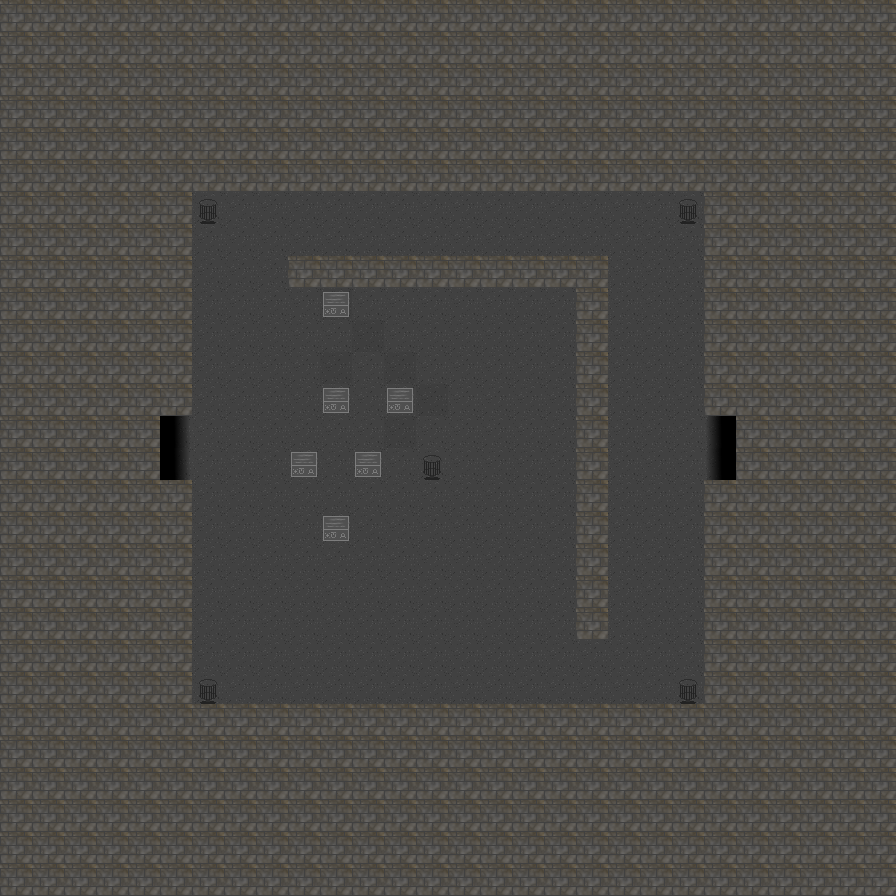

Tiled map render using the project's own tile images. Description and the map definition, with tile-layer contents summarised, below:
An orthogonal 28x28 tile map with 32x32 px tiles, 7 tile layers (floor, walls, moveable blocks, doors, ...) and 72 objects (2x plate3_release4, to room 1, to room 3, plate1_2, plate2_2, ...).

<map version="1.0" orientation="orthogonal" width="28" height="28" tilewidth="32" tileheight="32">
 <properties>
  <property name="AmbientLight" value="0" />
  <property name="LightColor" value="210,120,20,0.5" />
  <property name="StartX" value="7" />
  <property name="StartY" value="7" />
  <property name="TileHeight" value="32" />
  <property name="TileWidth" value="32" />
 </properties>
 <tileset firstgid="1" name="Cavetileset" tilewidth="32" tileheight="32" spacing="2">
  <image source="Cavetileset.png" width="203" height="373" />
 </tileset>
 <layer name="floor" width="28" height="28">
  <properties>
   <property name="collide" value="false" />
  </properties>
  <data>[784 cells, 784 non-empty, 2 distinct tile ids]</data>
 </layer>
 <layer name="walls" width="28" height="28">
  <properties>
   <property name="collide" value="true" />
  </properties>
  <data>[784 cells, 545 non-empty, 1 distinct tile ids]</data>
 </layer>
 <layer name="moveable blocks" width="28" height="28">
  <properties>
   <property name="collide" value="true" />
   <property name="moveable" value="true" />
  </properties>
  <data>[784 cells, 6 non-empty, 1 distinct tile ids]</data>
 </layer>
 <layer name="doors" width="28" height="28">
  <properties>
   <property name="collide" value="false" />
  </properties>
  <data>[784 cells, 4 non-empty, 2 distinct tile ids]</data>
 </layer>
 <layer name="light sources" width="28" height="28">
  <properties>
   <property name="collide" value="true" />
  </properties>
  <data>[784 cells, 5 non-empty, 1 distinct tile ids]</data>
 </layer>
 <layer name="Characters" width="28" height="28">
  <properties>
   <property name="collide" value="false" />
  </properties>
  <data>[784 cells, 0 non-empty, 0 distinct tile ids]</data>
 </layer>
 <layer name="Lights" width="28" height="28">
  <properties>
   <property name="collide" value="false" />
  </properties>
  <data>[784 cells, 0 non-empty, 0 distinct tile ids]</data>
 </layer>
 <objectgroup name="Objects" width="28" height="28">
  <object name="to room 1" x="160" y="416" width="32" height="64">
   <properties>
    <property name="change_map" value="data/darkDungeonRoom1.tmx, 20, 14" />
    <property name="interaction_type" value="player_auto" />
    <property name="type" value="Interaction" />
   </properties>
  </object>
  <object name="to room 3" x="704" y="416" width="32" height="64">
   <properties>
    <property name="change_map" value="data/darkDungeonRoom3.tmx, 7, 14" />
    <property name="interaction_type" value="player_auto" />
    <property name="type" value="Interaction" />
   </properties>
  </object>
  <object x="160" y="160" width="96" height="96">
   <properties>
    <property name="LightColor" value="225,125,0,0.6" />
    <property name="type" value="MapLight" />
   </properties>
   <ellipse />
  </object>
  <object x="160" y="640" width="96" height="96">
   <properties>
    <property name="LightColor" value="225,125,0,0.6" />
    <property name="type" value="MapLight" />
   </properties>
   <ellipse />
  </object>
  <object x="640" y="640" width="96" height="96">
   <properties>
    <property name="LightColor" value="225,125,0,0.6" />
    <property name="type" value="MapLight" />
   </properties>
   <ellipse />
  </object>
  <object x="640" y="160" width="96" height="96">
   <properties>
    <property name="LightColor" value="225,125,0,0.6" />
    <property name="type" value="MapLight" />
   </properties>
   <ellipse />
  </object>
  <object x="288" y="320" width="288" height="288">
   <properties>
    <property name="LightColor" value="225,125,0,0.5" />
    <property name="type" value="MapLight" />
   </properties>
   <ellipse />
  </object>
  <object name="plate1_2" x="330" y="298" width="13" height="13">
   <properties>
    <property name="interaction_type" value="block" />
    <property name="open_door" value="door2_p1" />
    <property name="type" value="Interaction" />
   </properties>
  </object>
  <object name="plate2_2" x="362" y="330" width="13" height="13">
   <properties>
    <property name="interaction_type" value="block" />
    <property name="open_door" value="door2_p2" />
    <property name="type" value="Interaction" />
   </properties>
  </object>
  <object name="plate3_2" x="394" y="362" width="13" height="13">
   <properties>
    <property name="interaction_type" value="block" />
    <property name="open_door" value="door2_p3" />
    <property name="type" value="Interaction" />
   </properties>
  </object>
  <object name="plate4_2" x="426" y="394" width="13" height="13">
   <properties>
    <property name="interaction_type" value="block" />
    <property name="open_door" value="door2_p4" />
    <property name="type" value="Interaction" />
   </properties>
  </object>
  <object name="plate6_2" x="394" y="426" width="13" height="13">
   <properties>
    <property name="interaction_type" value="block" />
    <property name="open_door" value="door2_p6" />
    <property name="type" value="Interaction" />
   </properties>
  </object>
  <object name="plate5_2" x="330" y="362" width="13" height="13">
   <properties>
    <property name="interaction_type" value="block" />
    <property name="open_door" value="door2_p5" />
    <property name="type" value="Interaction" />
   </properties>
  </object>
  <object name="plate1_1" x="330" y="298" width="13" height="13">
   <properties>
    <property name="interaction_type" value="block" />
    <property name="open_door" value="door1_p1" />
    <property name="type" value="Interaction" />
   </properties>
  </object>
  <object name="plate2_1" x="362" y="330" width="13" height="13">
   <properties>
    <property name="interaction_type" value="block" />
    <property name="open_door" value="door2_p2" />
    <property name="type" value="Interaction" />
   </properties>
  </object>
  <object name="plate3_1" x="394" y="362" width="13" height="13">
   <properties>
    <property name="interaction_type" value="block" />
    <property name="open_door" value="door1_p3" />
    <property name="type" value="Interaction" />
   </properties>
  </object>
  <object name="plate4_1" x="426" y="394" width="13" height="13">
   <properties>
    <property name="interaction_type" value="block" />
    <property name="open_door" value="door1_p4" />
    <property name="type" value="Interaction" />
   </properties>
  </object>
  <object name="plate6_1" x="394" y="426" width="13" height="13">
   <properties>
    <property name="interaction_type" value="block" />
    <property name="open_door" value="door1_p6" />
    <property name="type" value="Interaction" />
   </properties>
  </object>
  <object name="plate5_1" x="330" y="362" width="13" height="13">
   <properties>
    <property name="interaction_type" value="block" />
    <property name="open_door" value="door1_p5" />
    <property name="type" value="Interaction" />
   </properties>
  </object>
  <object name="door1_p1" x="704" y="416" width="32" height="32">
   <properties>
    <property name="closed" value="55" />
    <property name="opened" value="57" />
    <property name="type" value="Door" />
   </properties>
  </object>
  <object name="door1_p2" x="704" y="416" width="32" height="32">
   <properties>
    <property name="closed" value="55" />
    <property name="opened" value="57" />
    <property name="type" value="Door" />
   </properties>
  </object>
  <object name="door1_p3" x="704" y="416" width="32" height="32">
   <properties>
    <property name="closed" value="55" />
    <property name="opened" value="57" />
    <property name="type" value="Door" />
   </properties>
  </object>
  <object name="door1_p4" x="704" y="416" width="32" height="32">
   <properties>
    <property name="closed" value="55" />
    <property name="opened" value="57" />
    <property name="type" value="Door" />
   </properties>
  </object>
  </objectgroup>
</map>
<!-- 49 of 72 objects omitted -->
